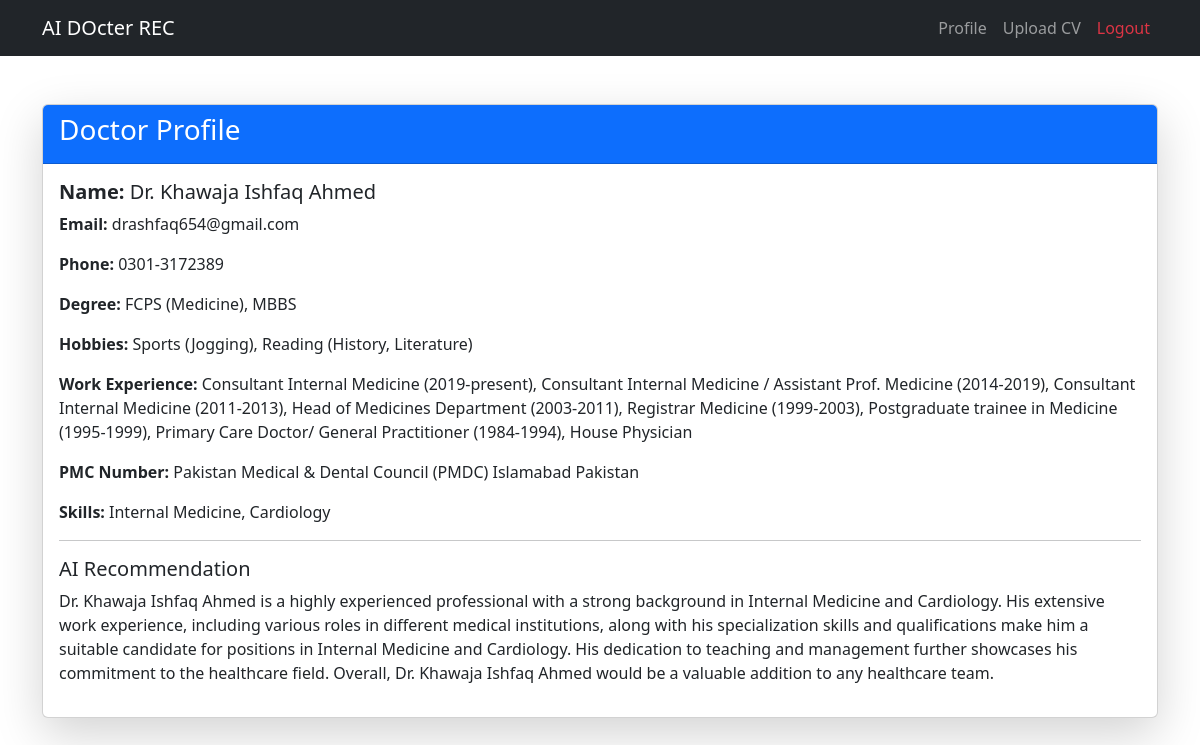
The app's page /profile/3/ (signed in) with its own data.
### resume/models.py (models this page shows, shortened)
class Profile(models.Model):
    user = models.OneToOneField(User, on_delete=models.CASCADE, related_name='profile')
    cv_file = models.FileField(upload_to='cvs/', null=True, blank=True)
    name = models.CharField(max_length=255, null=True, blank=True)
    email = models.EmailField(null=True, blank=True)
    phone = models.CharField(max_length=20, null=True, blank=True)
    degree = models.CharField(max_length=255, null=True, blank=True)
    hobbies = models.TextField(null=True, blank=True)
    work_experience = models.TextField(null=True, blank=True)
    skills = models.ManyToManyField('Skill', blank=True)
    pmc_number = models.CharField(max_length=20, null=True, blank=True)
    ai_recommendation = models.TextField(null=True, blank=True)
    isverified = models.BooleanField(null=True,default=False)

class Skill(models.Model):
    name = models.CharField(max_length=255, unique=True)
    def __str__(self):
        return self.name

### resume/views.py (the view)
# urls.py: path('profile/<int:user_id>/', profile_view, name='profile'),
@login_required
def profile_view(request, user_id):
    user = get_object_or_404(User, id=user_id)
    profile = get_object_or_404(Profile, user=user)
    return render(request, 'resume/profile.html', {
        'profile': profile
    })

### resume/templates/resume/profile.html (shortened to what this page needs)
<!DOCTYPE html>
<html lang="en">
<head>
    <link href="https://cdn.jsdelivr.net/npm/bootstrap@5.3.0/dist/css/bootstrap.min.css" rel="stylesheet">
</head>
<body>
    <nav class="navbar navbar-expand-lg navbar-dark bg-dark">
        <div class="container">
            <a class="navbar-brand" href="{% url 'home' %}">AI DOcter REC</a>
            <div class="collapse navbar-collapse" id="navbarNav">
                <ul class="navbar-nav ms-auto">
                    <li class="nav-item">
                        <a class="nav-link" href="{% url 'profile' user_id=profile.user.id %}">Profile</a>
                    </li>
                    <li class="nav-item">
                        <a class="nav-link" href="{% url 'update_cv' %}">Upload CV</a>
                    </li>
                    <li class="nav-item">
                        <a class="nav-link text-danger" href="{% url 'logout' %}">Logout</a>
                    </li>
                </ul>
            </div>
        </div>
    </nav>
    <div class="container mt-5">
        <div class="card shadow-lg">
            <div class="card-header bg-primary text-white">
                <h3>Doctor Profile</h3>
            </div>
            <div class="card-body">
                <h5><strong>Name:</strong> {{ profile.name }}</h5>
                <p><strong>Email:</strong> {{ profile.email }}</p>
                <p><strong>Phone:</strong> {{ profile.phone }}</p>
                <p><strong>Degree:</strong> {{ profile.degree }}</p>
                <p><strong>Hobbies:</strong> {{ profile.hobbies }}</p>
                <p><strong>Work Experience:</strong> {{ profile.work_experience }}</p>
                <p><strong>PMC Number:</strong> {{ profile.pmc_number }}</p>
                <p><strong>Skills:</strong> {{ profile.skills.all|join:", " }}</p>
                <hr>
                <h5>AI Recommendation</h5>
                <p>{{ profile.ai_recommendation }}</p>
            </div>
        </div>
    </div>
</body>
</html>

### records on screen
Profile: name "Dr. Khawaja Ishfaq Ahmed", email "drashfaq654@gmail.com", phone "0301-3172389", degree "FCPS (Medicine), MBBS", hobbies "Sports (Jogging), Reading (History, Literature)", work_experience "Consultant Internal Medicine (2019-present), Consultant Internal Medicine / Assistant Prof. Medicine (2014-2019), Consultant Internal Medicine (2011-2013), Head of Medicines Department (2003-2011), Registrar Medicine (1999-2003), Postgraduate trainee in Medicine (1995-1999), Primary Care Doctor/ General Practitioner (1984-1994), House Physician", pmc_number "Pakistan Medical & Dental Council (PMDC) Islamabad Pakistan", skills.all "Internal Medicine, Cardiology", ai_recommendation "Dr. Khawaja Ishfaq Ahmed is a highly experienced professional with a strong background in Internal Medicine and Cardiology. His extensive work experience, including various roles in different medical institutions, along with his specialization skills and qualifications make him a suitable candidate for positions in Internal Medicine and Cardiology. His dedication to teaching and management further showcases his commitment to the healthcare field. Overall, Dr. Khawaja Ishfaq Ahmed would be a valuable addition to any healthcare team."
